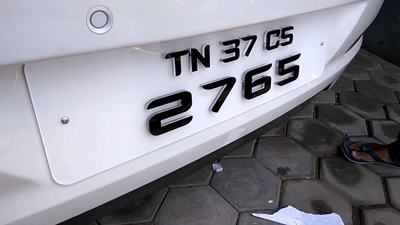
#> input picture LPdata/images/Cars10.png, 400 x 225 px
$ python car_plate_detection.py
#> lines starting #> are read from the running program, lines starting #| are printed output that depends on the picture; after the words box and inside, x2 and y2 are one past the last pixel; in counts of white or black regions, pixels touching at a corner belong together
# [6 lines of commented-out code are left out]

import cv2
import numpy as np
import imutils
from matplotlib import pyplot as plt
import pytesseract

img = cv2.imread('LPdata/images/Cars10.png')
#> img is the input picture: shape (225, 400, 3); mean B, G, R 151.2, 140.8, 141.4
img = cv2.resize(img, (620, 480))
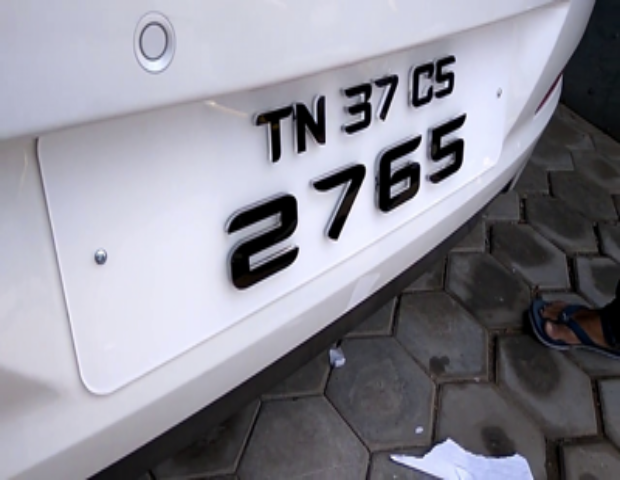
#> img: shape (480, 620, 3); mean B, G, R 151.1, 140.7, 141.3
gray = cv2.cvtColor(img, cv2.COLOR_BGR2GRAY)
gray = cv2.bilateralFilter(gray, 13,15,15)
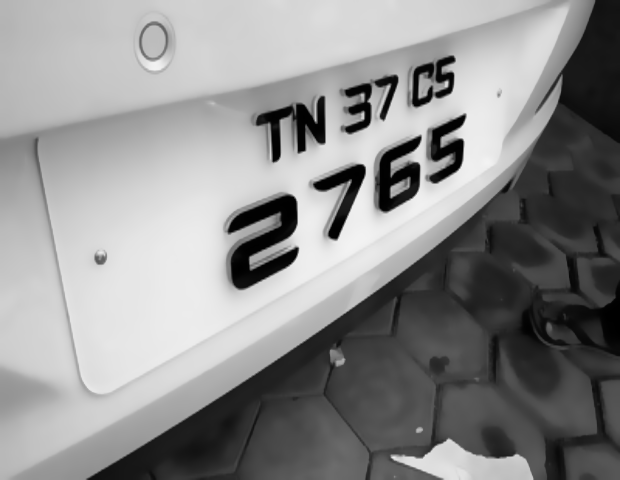
#> gray: shape (480, 620); min 0, max 242, mean 142.2
edged = cv2.Canny(gray, 30, 200) #Edge detection
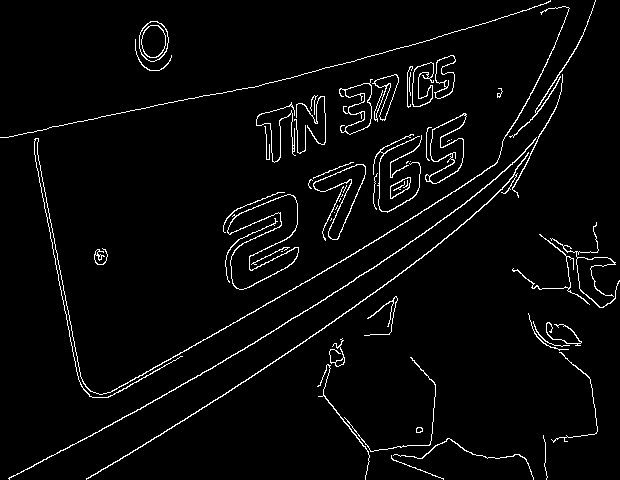
#> edged: shape (480, 620); 3.5% white in thin lines or dots

contours = cv2.findContours(edged.copy(),cv2.RETR_TREE,cv2.CHAIN_APPROX_SIMPLE)
#> contours = 84 contours, 39 with area under 20; largest, box (x1, y1, x2, y2) and area: (227, 194, 299, 290) 3450, (227, 194, 299, 290) 3317, (313, 164, 366, 240) 1366, (425, 113, 467, 184) 1314, (313, 164, 366, 240) 1298
contours = imutils.grab_contours(contours)
contours = sorted(contours,key=cv2.contourArea, reverse = True)[:10]
#> contours = 10 contours; largest, box (x1, y1, x2, y2) and area: (227, 194, 299, 290) 3450, (227, 194, 299, 290) 3317, (313, 164, 366, 240) 1366, (425, 113, 467, 184) 1314, (313, 164, 366, 240) 1298
screenCnt = None
for c in contours:
    # approximate the contour
    peri = cv2.arcLength(c, True)
    approx = cv2.approxPolyDP(c, 0.018 * peri, True)
    # if our approximated contour has four points, then
    # we can assume that we have found our screen
    if len(approx) == 4:
        screenCnt = approx
        break
#> this loop made 10 passes
#> peri on passes 1 to 10: 521.3, 511.9, 270.9, 311.8, 267.8, 303.1, 115.2, 112.8, 336.6, 209.7
print(screenCnt)
img2 = cv2.polylines(img,[screenCnt],True,(255,0,0))
mask = np.zeros(gray.shape,np.uint8)


# Masking the part other than the number plate
mask = np.zeros(gray.shape,np.uint8)
#> (the run stopped early here; a loop or call above may not have finished)
